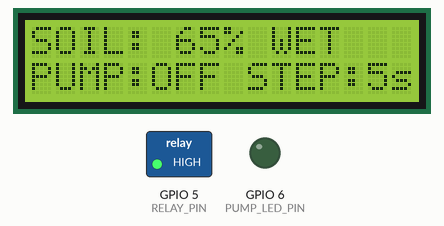
A sketch run on a simulated ESP32-S3. Shown: 16×2 character LCD, switched loads named in the sketch (green lamp = pin HIGH), output pins drawn as LEDs (lit = HIGH). Wiring (from diagram.json): PCF8574 port expander at I2C address 0x27. What the sketch prints to the serial monitor is not drawn.

Above: at 0.2 s.
At 15.2 s:
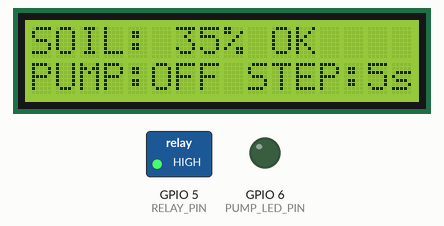
At 20.2 s:
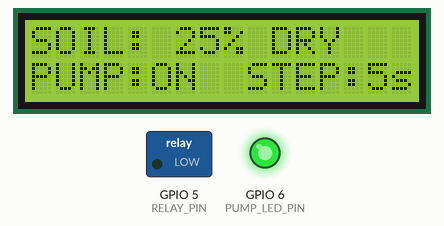
At 35.2 s:
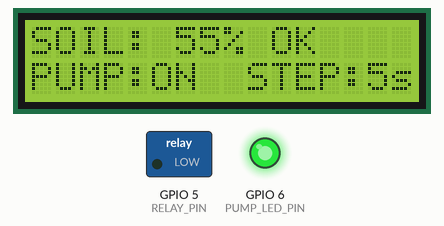
Timing chart, 0 to 36.7 s (numbered marks = the images above):
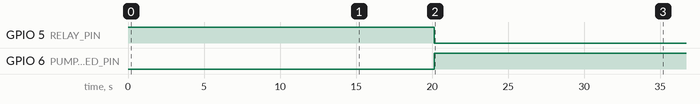

The sketch:

sketch.ino
```cpp
// MICRODUCK SMART FARM - AUTO SOIL MOISTURE DEMO / ESP32-S3
// Changes a VIRTUAL soil-moisture value every 5 seconds.
// Real soil sensor / potentiometer is NOT being read in this AUTO DEMO.
// LCD1602 (I2C), relay and LED show soil percentage and pump state.
// Wokwi simulation only; do not power a real pump from ESP32 GPIO.
//
// 65 -> 55 -> 45 -> 35 -> 25 [PUMP ON] -> 35 -> 45 -> 55
//    -> 65 [PUMP OFF] -> ... repeating every 5 seconds.
// <35%: start watering; >55%: stop watering (hysteresis).
// LCD driver uses only built-in Wire.h (no external library).

#include <Wire.h>

const int RELAY_PIN = 5;
const int PUMP_LED_PIN = 6;
const int LCD_SDA_PIN = 8;
const int LCD_SCL_PIN = 9;
const uint8_t LCD_ADDRESS = 0x27;
const unsigned long SENSOR_INTERVAL_MS = 5000;
const int START_WATERING_BELOW = 35;
const int STOP_WATERING_ABOVE = 55;

int soilMoisture = 65;   // Initial VIRTUAL soil moisture in percent
bool pumpOn = false;
unsigned long lastSensorChange = 0;

// PCF8574T -> HD44780: P0=RS, P2=E, P3=backlight, P4..7=D4..7
void lcdExpander(uint8_t data) {
  Wire.beginTransmission(LCD_ADDRESS);
  Wire.write(data | 0x08); // Keep backlight on
  Wire.endTransmission();
}

void lcdWrite4(uint8_t nibble, bool dataMode) {
  uint8_t value = (nibble << 4) | (dataMode ? 0x01 : 0x00);
  lcdExpander(value);
  delayMicroseconds(2);
  lcdExpander(value | 0x04); // E high
  delayMicroseconds(2);
  lcdExpander(value);        // E low: latch the nibble
  delayMicroseconds(60);
}

void lcdSend(uint8_t value, bool dataMode) {
  lcdWrite4(value >> 4, dataMode);
  lcdWrite4(value & 0x0f, dataMode);
}

void lcdCommand(uint8_t value) {
  lcdSend(value, false);
  if (value == 0x01 || value == 0x02) delay(2);
}

void lcdInit() {
  delay(60);
  lcdWrite4(0x03, false);
  delay(5);
  lcdWrite4(0x03, false);
  delayMicroseconds(200);
  lcdWrite4(0x03, false);
  delayMicroseconds(200);
  lcdWrite4(0x02, false);  // switch to four-bit mode
  lcdCommand(0x28);       // 4-bit, 2 lines, 5x8 font
  lcdCommand(0x0C);       // display on, cursor off
  lcdCommand(0x06);       // move cursor forward
  lcdCommand(0x01);       // clear LCD
}

void lcdRow(int row, const char *text) {
  lcdCommand(0x80 | (row == 0 ? 0x00 : 0x40));
  bool reachedEnd = false;
  for (int i = 0; i < 16; ++i) {
    if (!reachedEnd && text[i] == '\0') reachedEnd = true;
    lcdSend(reachedEnd ? ' ' : (uint8_t)text[i], true);
  }
}

void showStatus() {
  const char *soilLabel = soilMoisture < START_WATERING_BELOW ? "DRY" :
                          soilMoisture > STOP_WATERING_ABOVE ? "WET" : "OK";
  char firstRow[17];
  char secondRow[17];
  snprintf(firstRow, sizeof(firstRow), "SOIL:%3d%% %-6s", soilMoisture, soilLabel);
  snprintf(secondRow, sizeof(secondRow), "PUMP:%-3s STEP:5s", pumpOn ? "ON" : "OFF");
  lcdRow(0, firstRow);
  lcdRow(1, secondRow);
  Serial.printf("[AUTO 5s] SOIL: %3d%% (%s) | PUMP: %s | <35 ON / >55 OFF\n",
                soilMoisture, soilLabel, pumpOn ? "ON" : "OFF");
}

void setPump(bool enabled) {
  if (pumpOn == enabled) return;
  pumpOn = enabled;
  digitalWrite(RELAY_PIN, pumpOn ? LOW : HIGH);  // Wokwi NPN relay active LOW
  digitalWrite(PUMP_LED_PIN, pumpOn ? HIGH : LOW);
  Serial.println(pumpOn ? ">>> PUMP ON  - watering dry soil" :
                          ">>> PUMP OFF - soil is moist enough");
}

void setup() {
  Serial.begin(115200);
  pinMode(RELAY_PIN, OUTPUT);
  pinMode(PUMP_LED_PIN, OUTPUT);
  digitalWrite(RELAY_PIN, HIGH); // Pump OFF at power-up
  digitalWrite(PUMP_LED_PIN, LOW);
  Wire.begin(LCD_SDA_PIN, LCD_SCL_PIN);
  lcdInit();
  Serial.println("MICRODUCK - SMART IRRIGATION / AUTO DEMO");
  Serial.println("VIRTUAL SENSOR updates every 5 seconds. No hand turning required.");
  showStatus();
  lastSensorChange = millis();
}

void loop() {
  if (millis() - lastSensorChange >= SENSOR_INTERVAL_MS) {
    lastSensorChange += SENSOR_INTERVAL_MS;
    // When pump is running, soil gradually gets wetter;
    // without watering, it gradually gets drier.
    soilMoisture += pumpOn ? 10 : -10;
    soilMoisture = constrain(soilMoisture, 0, 100);

    if (!pumpOn && soilMoisture < START_WATERING_BELOW) {
      setPump(true);
    } else if (pumpOn && soilMoisture > STOP_WATERING_ABOVE) {
      setPump(false);
    }
    showStatus();
  }
  delay(50);
}
```

Measured:
- by itself, GPIO 5 (RELAY_PIN): HIGH → LOW at 20.1 s
- by itself, GPIO 6 (PUMP_LED_PIN): LOW → HIGH at 20.1 s
- what the display in image 0 shows lasts 5.1 s, from 0.1 s to 5.2 s
